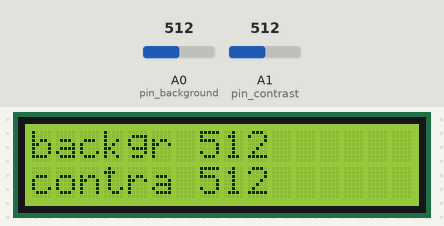
This sketch was run on a simulated Arduino Uno, built with avr-gcc and run on an emulated ATmega328P. Parts: 16×2 character LCD. The inputs (shaded band) are chosen by the test bench; at power-on: A0 (pin_background) = 512, A1 (pin_contrast) = 512.

Above: at 3.2 s.
3.3 s: A0 (pin_background) set to 716
At 4.4 s:
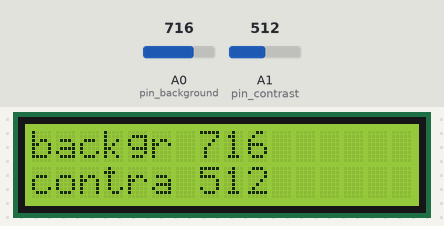
5.0 s: A1 (pin_contrast) set to 716
At 6.1 s:
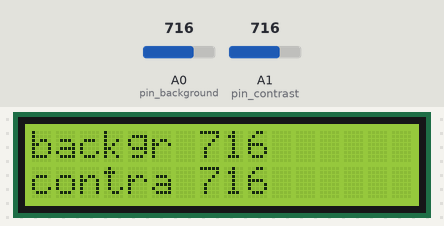
6.5 s: A0 (pin_background) set to 900
At 7.8 s:
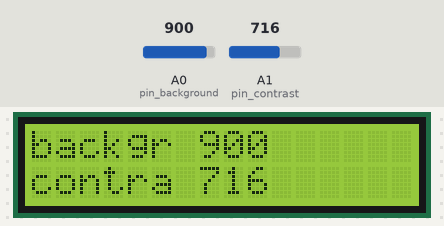
8.1 s: A1 (pin_contrast) set to 900
At 9.3 s:
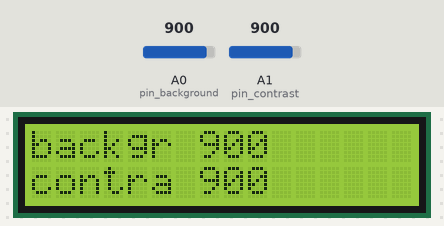
9.6 s: A0 (pin_background) set to 1023
At 10.0 s:
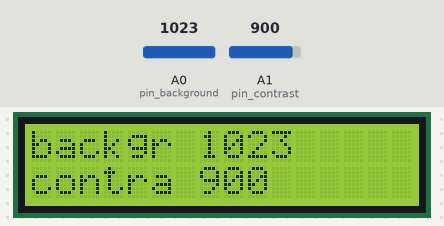
11.1 s: A1 (pin_contrast) set to 1023
At 11.7 s:
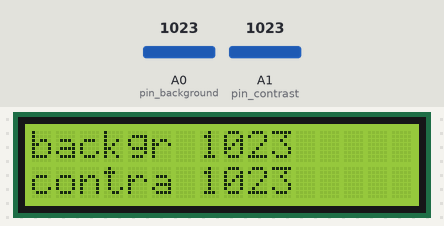
Timing chart, 0 to 13.6 s (numbered marks = the images above; inputs shaded):
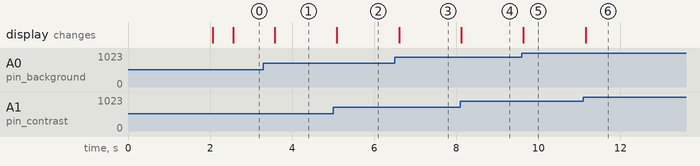

The sketch:

_03_lcd_2X16_backlight_contrast_voltage.ino
```cpp
////////////////////////////////////////////////
//
// This code may be freely used and copied.
//
// Gareth Davies - June 2012
//
////////////////////////////////////////////////

#include <LiquidCrystal.h>

//first connect backlight pin to potential meter, connect contrast pin to potential meter
LiquidCrystal lcd(12, 11, 5, 4, 3, 2); // Select pins for LCD module
int pin_background=A0;
int pin_contrast=A1;

int valueA0;
int valueA1;


void setup()
{
  lcd.begin(16, 2);
  lcd.setCursor(0, 0);
  lcd.print("hello");
  delay(2000);
  lcd.setCursor(0, 0);
  lcd.print("     ");
}

void loop()
{
  delay(500);
   valueA0=analogRead(pin_background);
   lcd.setCursor(0, 0);
   lcd.print("backgr");
   lcd.setCursor(7, 0);
   lcd.print("     ");
   lcd.setCursor(7, 0);
   lcd.print(valueA0);


   valueA1=analogRead(pin_contrast);
   lcd.setCursor(0, 1);
   lcd.print("contra");
   lcd.setCursor(7, 1);
   lcd.print("     ");
   lcd.setCursor(7, 1);
   lcd.print(valueA1);
}
```

Measured:
- after the input at 3.3 s, the display: changes after 0.28 s (image 1)
- after the input at 5.0 s, the display: changes after 0.09 s (image 2)
- after the input at 6.5 s, the display: changes after 0.11 s (image 3)
- after the input at 8.1 s, the display: changes at once (image 4)
- after the input at 9.6 s, the display: changes at once (image 5)
- after the input at 11.1 s, the display: changes after 0.05 s (image 6)
